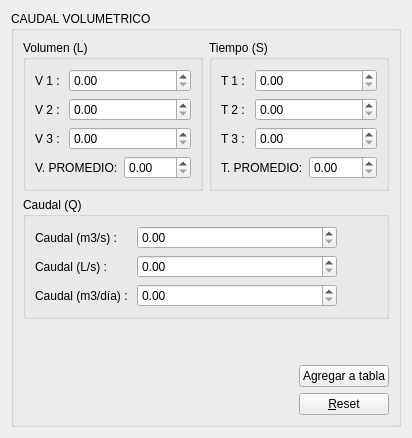
     <widget class="QWidget" name="volumetricoPage">
      <layout class="QVBoxLayout" name="verticalLayout_2">
       <item>
        <widget class="QGroupBox" name="groupBox">
         <property name="title">
          <string>CAUDAL VOLUMETRICO</string>
         </property>
         <layout class="QVBoxLayout" name="verticalLayout_13">
          <item>
           <layout class="QHBoxLayout" name="horizontalLayout_2">
            <item>
             <widget class="QGroupBox" name="gbVolumen">
              <property name="title">
               <string>Volumen (L)</string>
              </property>
              <layout class="QVBoxLayout" name="verticalLayout_4">
               <item>
                <layout class="QVBoxLayout" name="verticalLayout_3">
                 <item>
                  <layout class="QFormLayout" name="formLayout">
                   <item row="0" column="0">
                    <widget class="QLabel" name="label">
                     <property name="text">
                      <string>V 1 : </string>
                     </property>
                    </widget>
                   </item>
                   <item row="0" column="1">
                    <widget class="QDoubleSpinBox" name="dspVelocidad1"/>
                   </item>
                   <item row="1" column="0">
                    <widget class="QLabel" name="label_2">
                     <property name="text">
                      <string>V 2 : </string>
                     </property>
                    </widget>
                   </item>
                   <item row="1" column="1">
                    <widget class="QDoubleSpinBox" name="dspVelocidad2"/>
                   </item>
                   <item row="2" column="0">
                    <widget class="QLabel" name="label_3">
                     <property name="text">
                      <string>V 3 : </string>
                     </property>
                    </widget>
                   </item>
                   <item row="2" column="1">
                    <widget class="QDoubleSpinBox" name="dspVelocidad3"/>
                   </item>
                  </layout>
                 </item>
                 <item>
                  <layout class="QHBoxLayout" name="horizontalLayout_3">
                   <item>
                    <widget class="QLabel" name="label_4">
                     <property name="text">
                      <string>V. PROMEDIO:</string>
                     </property>
                    </widget>
                   </item>
                   <item>
                    <widget class="QDoubleSpinBox" name="dsbPromedio"/>
                   </item>
                  </layout>
                 </item>
                </layout>
               </item>
              </layout>
             </widget>
            </item>
            <item>
             <widget class="QGroupBox" name="gbTiempo">
              <property name="title">
               <string>Tiempo (S)</string>
              </property>
              <layout class="QVBoxLayout" name="verticalLayout_6">
               <item>
                <layout class="QVBoxLayout" name="verticalLayout_5">
                 <item>
                  <layout class="QFormLayout" name="formLayout_2">
                   <item row="0" column="0">
                    <widget class="QLabel" name="label_9">
                     <property name="text">
                      <string>T 1 : </string>
                     </property>
                    </widget>
                   </item>
                   <item row="0" column="1">
                    <widget class="QDoubleSpinBox" name="dspTiempo1"/>
                   </item>
                   <item row="1" column="0">
                    <widget class="QLabel" name="label_10">
                     <property name="text">
                      <string>T 2 : </string>
                     </property>
                    </widget>
                   </item>
                   <item row="1" column="1">
                    <widget class="QDoubleSpinBox" name="dspTiempo2"/>
                   </item>
                   <item row="2" column="0">
                    <widget class="QLabel" name="label_11">
                     <property name="text">
                      <string>T 3 : </string>
                     </property>
                    </widget>
                   </item>
                   <item row="2" column="1">
                    <widget class="QDoubleSpinBox" name="dspTiempo3"/>
                   </item>
                  </layout>
                 </item>
                 <item>
                  <layout class="QHBoxLayout" name="horizontalLayout_4">
                   <item>
                    <widget class="QLabel" name="label_12">
                     <property name="text">
                      <string>T. PROMEDIO:</string>
                     </property>
                    </widget>
                   </item>
                   <item>
                    <widget class="QDoubleSpinBox" name="dspTiempoPromedio"/>
                   </item>
                  </layout>
                 </item>
                </layout>
               </item>
              </layout>
             </widget>
            </item>
           </layout>
          </item>
          <item>
           <widget class="QGroupBox" name="gbCaudal">
            <property name="title">
             <string>Caudal (Q)</string>
            </property>
            <layout class="QVBoxLayout" name="verticalLayout_7">
             <item>
              <layout class="QHBoxLayout" name="horizontalLayout_5">
               <item>
                <layout class="QFormLayout" name="formLayout_3">
                 <item row="0" column="0">
                  <widget class="QLabel" name="label_13">
                   <property name="text">
                    <string>Caudal (m3/s) : </string>
                   </property>
                  </widget>
                 </item>
                 <item row="0" column="1">
                  <widget class="QDoubleSpinBox" name="qMetrosCubSeg">
                   <property name="minimumSize">
                    <size>
                     <width>200</width>
                     <height>0</height>
                    </size>
                   </property>
                  </widget>
                 </item>
                 <item row="1" column="0">
                  <widget class="QLabel" name="label_14">
                   <property name="text">
                    <string>Caudal (L/s) : </string>
                   </property>
                  </widget>
                 </item>
                 <item row="1" column="1">
                  <widget class="QDoubleSpinBox" name="qLitrosSeg"/>
                 </item>
                 <item row="2" column="0">
                  <widget class="QLabel" name="label_15">
                   <property name="text">
                    <string>Caudal (m3/día) : </string>
                   </property>
                  </widget>
                 </item>
                 <item row="2" column="1">
                  <widget class="QDoubleSpinBox" name="qMetrosCubDia"/>
                 </item>
                </layout>
               </item>
               <item>
                <spacer name="horizontalSpacer">
                 <property name="orientation">
                  <enum>Qt::Horizontal</enum>
                 </property>
                 <property name="sizeHint" stdset="0">
                  <size>
                   <width>40</width>
                   <height>20</height>
                  </size>
                 </property>
                </spacer>
               </item>
              </layout>
             </item>
            </layout>
           </widget>
          </item>
          <item>
           <layout class="QHBoxLayout" name="horizontalLayout_6">
            <item>
             <spacer name="horizontalSpacer_2">
              <property name="orientation">
               <enum>Qt::Horizontal</enum>
              </property>
              <property name="sizeHint" stdset="0">
               <size>
                <width>78</width>
                <height>44</height>
               </size>
              </property>
             </spacer>
            </item>
            <item>
             <layout class="QVBoxLayout" name="verticalLayout_8">
              <item>
               <spacer name="verticalSpacer_3">
                <property name="orientation">
                 <enum>Qt::Vertical</enum>
                </property>
                <property name="sizeHint" stdset="0">
                 <size>
                  <width>20</width>
                  <height>40</height>
                 </size>
                </property>
               </spacer>
              </item>
              <item>
               <widget class="QPushButton" name="pushButton_3">
                <property name="text">
                 <string>Agregar a tabla</string>
                </property>
                <property name="icon">
                 <iconset resource="rsc.qrc">
                  <normaloff>:/img/database_table-add-256.png</normaloff>:/img/database_table-add-256.png</iconset>
                </property>
                <property name="iconSize">
                 <size>
                  <width>24</width>
                  <height>24</height>
                 </size>
                </property>
               </widget>
              </item>
              <item>
               <widget class="QPushButton" name="btnLimpiar">
                <property name="toolTip">
                 <string>Limpiar controles</string>
                </property>
                <property name="text">
                 <string>&amp;Reset</string>
                </property>
                <property name="icon">
                 <iconset resource="rsc.qrc">
                  <normaloff>:/img/clean.png</normaloff>:/img/clean.png</iconset>
                </property>
                <property name="iconSize">
                 <size>
                  <width>24</width>
                  <height>24</height>
                 </size>
                </property>
               </widget>
              </item>
             </layout>
            </item>
           </layout>
          </item>
         </layout>
        </widget>
       </item>
      </layout>
     </widget>
